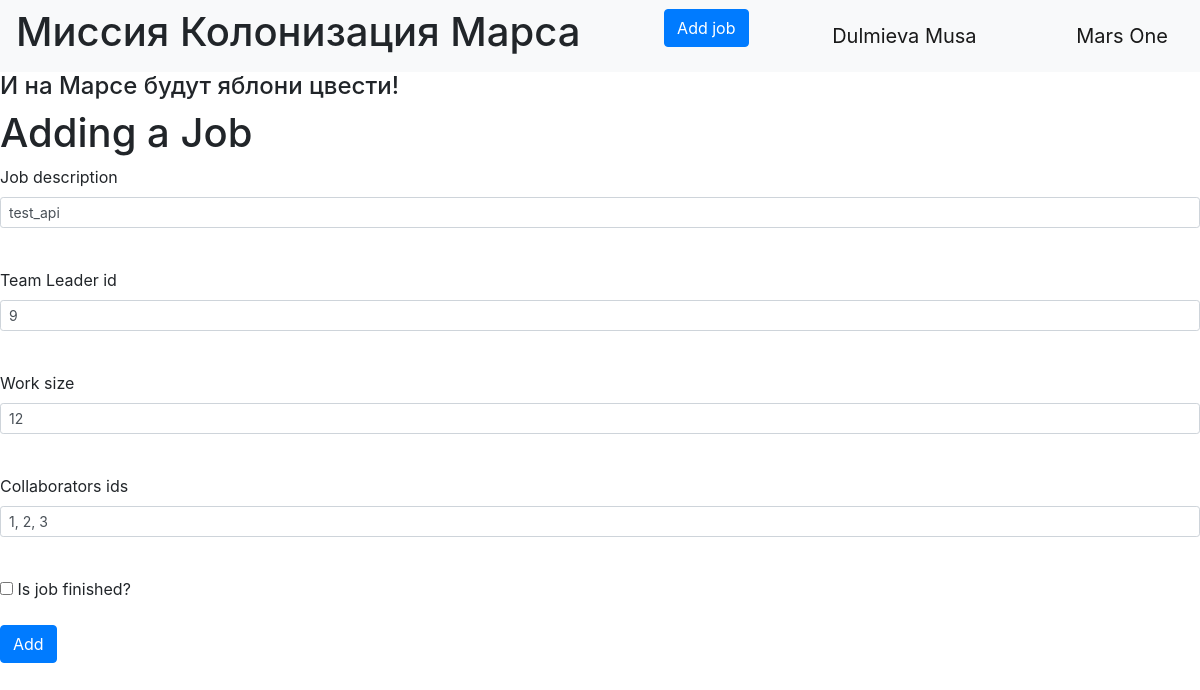
Page /editjob/6 (signed in) on the committed database.
### data/new_user.py (models this page shows, shortened)
class User(SqlAlchemyBase, UserMixin):
    __tablename__ = 'users'
    id = sqlalchemy.Column(sqlalchemy.Integer,
                           primary_key=True, autoincrement=True)
    surname = sqlalchemy.Column(sqlalchemy.String, nullable=True)
    name = sqlalchemy.Column(sqlalchemy.String, nullable=True)
    age = sqlalchemy.Column(sqlalchemy.Integer, nullable=True)
    position = sqlalchemy.Column(sqlalchemy.String, nullable=True)
    speciality = sqlalchemy.Column(sqlalchemy.String, nullable=True)
    address = sqlalchemy.Column(sqlalchemy.String, nullable=True)
    email = sqlalchemy.Column(sqlalchemy.String, unique=True, nullable=True)
    hashed_password = sqlalchemy.Column(sqlalchemy.String, nullable=True)
    modified_date = sqlalchemy.Column(sqlalchemy.DateTime)

### data/jobs.py (models this page shows)
class Jobs(SqlAlchemyBase, SerializerMixin):
    __tablename__ = 'jobs'
    id = sqlalchemy.Column(sqlalchemy.Integer,
                           primary_key=True, autoincrement=True)
    team_leader = sqlalchemy.Column(sqlalchemy.Integer,
                                    sqlalchemy.ForeignKey("users.id"))
    job = sqlalchemy.Column(sqlalchemy.String, nullable=True)
    work_size = sqlalchemy.Column(sqlalchemy.Integer, nullable=True)
    collaborators = sqlalchemy.Column(sqlalchemy.String, nullable=True)
    start_date = sqlalchemy.Column(sqlalchemy.DateTime, default=datetime.datetime.now)
    end_date = sqlalchemy.Column(sqlalchemy.DateTime)
    is_finished = sqlalchemy.Column(sqlalchemy.Boolean, default=True)

### main_old.py (the view, shortened to what this page needs)
@app.route('/editjob/<int:id>', methods=['GET', 'POST'])
@login_required
def editjob(id):
    db_session.global_init('db/blogs.db')
    db_sess = db_session.create_session()
    form = AddJobForm()
    if request.method == "GET":
        db_sess = db_session.create_session()
        job = db_sess.query(Jobs).filter(Jobs.id == id,
                                         (Jobs.team_leader == current_user.id) | (current_user.id == 1)
                                         ).first()
        if job:
            form.job.data = job.job
            form.teamleader_id.data = job.team_leader
            form.work_size.data = job.work_size
            form.collaborators.data = job.collaborators
            form.is_finished.data = job.is_finished
        else:
            abort(404)
    return render_template('add_job.html',
                           title='Edit job',
                           form=form
                           )

### addjobs_form.py
class AddJobForm(FlaskForm):
    teamleader_id = IntegerField('Team Leader id', validators=[DataRequired()])
    job = StringField('Job description', validators=[DataRequired()])
    work_size = IntegerField('Work size', validators=[DataRequired()])
    collaborators = StringField('Collaborators ids', validators=[DataRequired()])
    is_finished = BooleanField('Is job finished?')
    submit = SubmitField('Add')

### data/db_session.py (called while the page is built, shortened)
def global_init(db_file):
    global __factory
    if __factory:
        return

def create_session() -> Session:
    global __factory
    return __factory()

### main_old.py (called while the page is built)
@login_manager.user_loader
def load_user(user_id):
    db_sess = db_session.create_session()
    return db_sess.query(User).get(user_id)

### templates/add_job.html (shortened to what this page needs)
{% extends "base.html" %}
{% block content %}
    <div class="add_job">
        <h1>Adding a Job</h1>
        <form action="" method="post">
            <p>
                {{ form.job.label }}<br>
                {{ form.job(class="form-control form-control-sm") }}<br>
            </p>
            <p>
                {{ form.teamleader_id.label }}<br>
                {{ form.teamleader_id(class="form-control form-control-sm") }}<br>
            </p>
            <p>
                {{ form.work_size.label }}<br>
                {{ form.work_size(class="form-control form-control-sm") }}<br>
            </p>
            <p>
                {{ form.collaborators.label }}<br>
                {{ form.collaborators(class="form-control form-control-sm") }}<br>
            </p>
            <p>{{ form.is_finished() }} {{ form.is_finished.label }}</p>
            <p>{{ form.submit(type="submit", class="btn btn-primary") }}</p>
        </form>
    </div>
{% endblock %}
{% block style_block %}
    <link rel="stylesheet" type="text/css" href={{style}} />
{% endblock %}

### templates/base.html (shortened to what this page needs)
<!doctype html>
<html lang="en">
<head>
    <link rel="stylesheet"
          href="https://stackpath.bootstrapcdn.com/bootstrap/4.4.1/css/bootstrap.min.css"
>
    {% block style_block %}{% endblock %}
</head>
<body>
    <nav class="navbar navbar-light bg-light">
        <H1>Миссия Колонизация Марса</H1>
        {% if current_user.is_authenticated %}
            <p>
                <a class="btn btn-primary " href="/addjob">Add job</a>
            </p>
            <a class="navbar-brand" href="/logout">{{ current_user.surname }} {{ current_user.name }}</a>
        {% else %}
            <p>
                <a class="btn btn-primary " href="/register">Зарегистрироваться</a>
                <a class="btn btn-success" href="/login">Войти</a>
            </p>
        {% endif %}
        <a class="navbar-brand" href="/">Mars One</a>
    </nav>
    <H4 class="apple">И на Марсе будут яблони цвести!</H4>
    {% block content %}{% endblock %}
</body>
</html>

### rows in the picture
User: surname "Dulmieva", name "Musa"
Jobs: job "test_api", work_size "12", collaborators "1, 2, 3"
